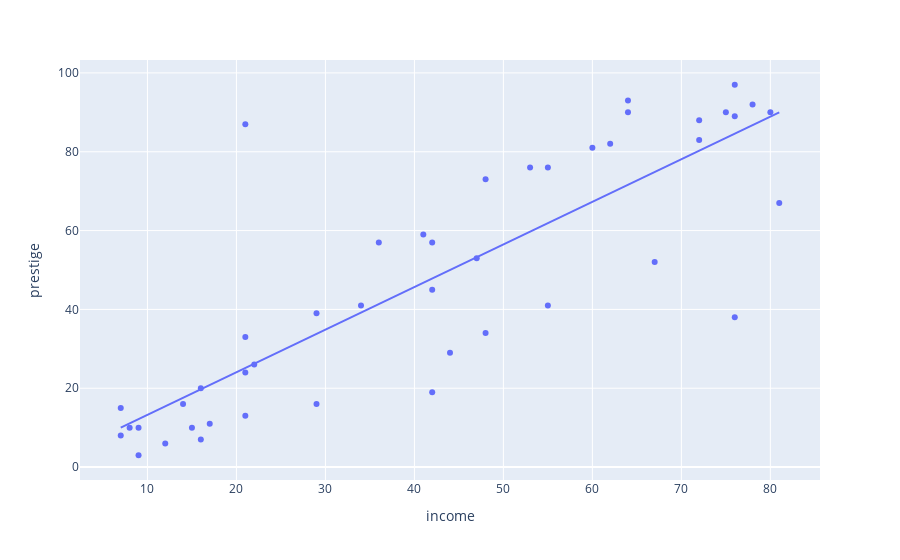
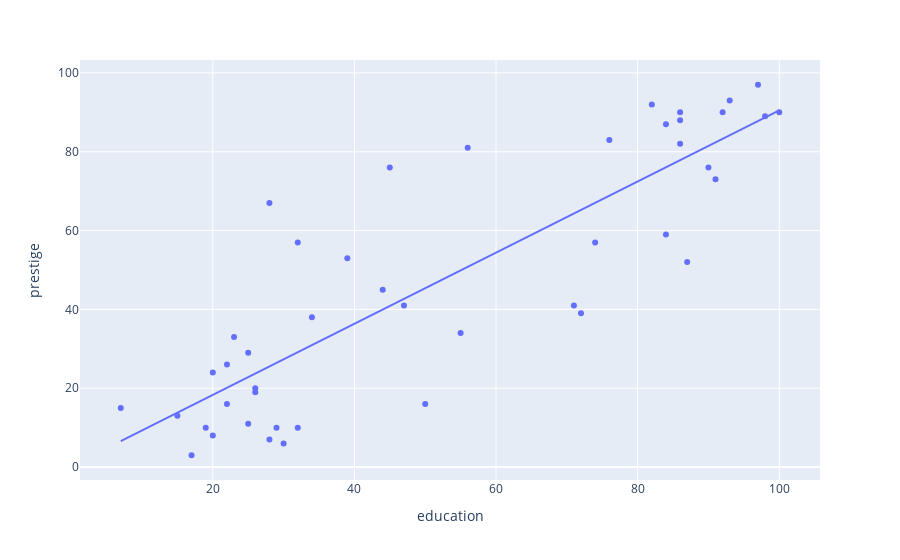

Here is the notebook cell these charts were saved with, in order:
### Code cell
for column in ["income", "education"]:
    fig = px.scatter(duncan_dataset, x=column,y="prestige", trendline="ols")
    fig.show()

### Figure 1 — Plotly figure (JSON) as saved in the notebook; plotly's stock layout.template omitted (floating-point values rounded to 4 significant figures)
{"data": [{"hoverlabel": {"namelength": 0}, "hovertemplate": "income=%{x}<br>prestige=%{y}", "legendgroup": "", "marker": {"color": "#636efa", "symbol": "circle"}, "mode": "markers", "name": "", "showlegend": false, "type": "scatter", "x": [62, 72, 75, 55, 64, 21, 64, 80, 67, 72, 42, 76, 76, 41, 48, 76, 53, 60, 42, 78, 29, 48, 55, 29, 21, 47, 81, 36, 22, 44, 15, 7, 42, 9, 21, 21, 16, 16, 9, 14, 12, 17, 7, 34, 8], "xaxis": "x", "y": [82, 83, 90, 76, 90, 87, 93, 90, 52, 88, 57, 89, 97, 59, 73, 38, 76, 81, 45, 92, 39, 34, 41, 16, 33, 53, 67, 57, 26, 29, 10, 15, 19, 10, 13, 24, 20, 7, 3, 16, 6, 11, 8, 41, 10], "yaxis": "y"}, {"hoverlabel": {"namelength": 0}, "hovertemplate": "<b>OLS trendline</b><br>prestige = 1.080390 * income + 2.456574<br>R<sup>2</sup>=0.701911<br><br>income=%{x}<br>prestige=%{y} <b>(trend)</b>", "legendgroup": "", "marker": {"color": "#636efa", "symbol": "circle"}, "mode": "lines", "name": "", "showlegend": false, "type": "scatter", "x": [7, 7, 8, 9, 9, 12, 14, 15, 16, 16, 17, 21, 21, 21, 21, 22, 29, 29, 34, 36, 41, 42, 42, 42, 44, 47, 48, 48, 53, 55, 55, 60, 62, 64, 64, 67, 72, 72, 75, 76, 76, 76, 78, 80, 81], "xaxis": "x", "y": [10.02, 10.02, 11.1, 12.18, 12.18, 15.42, 17.58, 18.66, 19.74, 19.74, 20.82, 25.14, 25.14, 25.14, 25.14, 26.23, 33.79, 33.79, 39.19, 41.35, 46.75, 47.83, 47.83, 47.83, 49.99, 53.23, 54.32, 54.32, 59.72, 61.88, 61.88, 67.28, 69.44, 71.6, 71.6, 74.84, 80.24, 80.24, 83.49, 84.57, 84.57, 84.57, 86.73, 88.89, 89.97], "yaxis": "y"}], "layout": {"legend": {"tracegroupgap": 0}, "margin": {"t": 60}, "xaxis": {"anchor": "y", "domain": [0, 1], "title": {"text": "income"}}, "yaxis": {"anchor": "x", "domain": [0, 1], "title": {"text": "prestige"}}}}

### Figure 2 — Plotly figure (JSON) as saved in the notebook; plotly's stock layout.template omitted (floating-point values rounded to 4 significant figures)
{"data": [{"hoverlabel": {"namelength": 0}, "hovertemplate": "education=%{x}<br>prestige=%{y}", "legendgroup": "", "marker": {"color": "#636efa", "symbol": "circle"}, "mode": "markers", "name": "", "showlegend": false, "type": "scatter", "x": [86, 76, 92, 90, 86, 84, 93, 100, 87, 86, 74, 98, 97, 84, 91, 34, 45, 56, 44, 82, 72, 55, 71, 50, 23, 39, 28, 32, 22, 25, 29, 7, 26, 19, 15, 20, 26, 28, 17, 22, 30, 25, 20, 47, 32], "xaxis": "x", "y": [82, 83, 90, 76, 90, 87, 93, 90, 52, 88, 57, 89, 97, 59, 73, 38, 76, 81, 45, 92, 39, 34, 41, 16, 33, 53, 67, 57, 26, 29, 10, 15, 19, 10, 13, 24, 20, 7, 3, 16, 6, 11, 8, 41, 10], "yaxis": "y"}, {"hoverlabel": {"namelength": 0}, "hovertemplate": "<b>OLS trendline</b><br>prestige = 0.901996 * education + 0.284000<br>R<sup>2</sup>=0.725760<br><br>education=%{x}<br>prestige=%{y} <b>(trend)</b>", "legendgroup": "", "marker": {"color": "#636efa", "symbol": "circle"}, "mode": "lines", "name": "", "showlegend": false, "type": "scatter", "x": [7, 15, 17, 19, 20, 20, 22, 22, 23, 25, 25, 26, 26, 28, 28, 29, 30, 32, 32, 34, 39, 44, 45, 47, 50, 55, 56, 71, 72, 74, 76, 82, 84, 84, 86, 86, 86, 87, 90, 91, 92, 93, 97, 98, 100], "xaxis": "x", "y": [6.598, 13.81, 15.62, 17.42, 18.32, 18.32, 20.13, 20.13, 21.03, 22.83, 22.83, 23.74, 23.74, 25.54, 25.54, 26.44, 27.34, 29.15, 29.15, 30.95, 35.46, 39.97, 40.87, 42.68, 45.38, 49.89, 50.8, 64.33, 65.23, 67.03, 68.84, 74.25, 76.05, 76.05, 77.86, 77.86, 77.86, 78.76, 81.46, 82.37, 83.27, 84.17, 87.78, 88.68, 90.48], "yaxis": "y"}], "layout": {"legend": {"tracegroupgap": 0}, "margin": {"t": 60}, "xaxis": {"anchor": "y", "domain": [0, 1], "title": {"text": "education"}}, "yaxis": {"anchor": "x", "domain": [0, 1], "title": {"text": "prestige"}}}}
